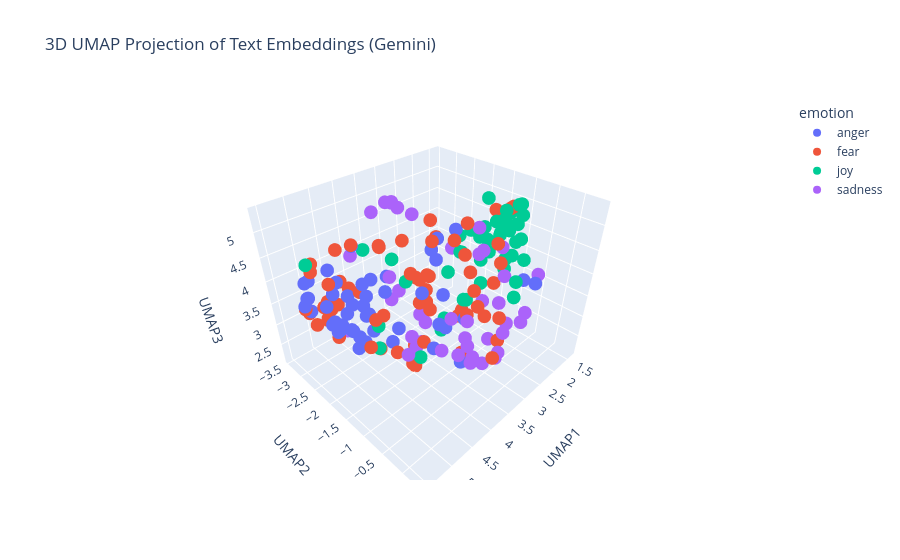

Write notebook code for a chart like this one.
### Markdown cell above
---
##### <a id='toc1_5_8_1_1_'></a>[**>>> Exercise 4 (Take home):**](#toc0_)

Apply UMAP to the same embeddings to reduce the dimensionality to 3D vectors and plot the 3D graph, discuss the differences and similarities with the 2D graph.

### Code cell
# Answer here

reducer = umap.UMAP(n_components=3, metric='cosine', random_state=28)
embedding_3d = reducer.fit_transform(X_embeddings)


import plotly.express as px

df_plot_3d = pd.DataFrame(embedding_3d, columns=['UMAP1', 'UMAP2', 'UMAP3'])
df_plot_3d['emotion'] = combined_df['emotion']
df_plot_3d['text'] = combined_df['text']

fig = px.scatter_3d(
    df_plot_3d,
    x='UMAP1', y='UMAP2', z='UMAP3',
    color='emotion',
    hover_data=['text'],
    title='3D UMAP Projection of Text Embeddings (Gemini)'
)
fig.show()

### Figure 1 — Plotly figure (JSON) as saved in the notebook; plotly's stock layout.template omitted (floating-point values rounded to 4 significant figures)
{"data": [{"customdata": [["Puzzle investing opening portland feodal population is correlative straight a snorting infuriate: XLzjYhG"], ["Girls irritate me so much lol"], ["@rabpeel snap, seems to be a problem here"], ["A @FirstBSA not turning up? Why am I not surprised. Late for work again! "], ["@xandraaa5 @amayaallyn6 shut up hashtags are cool #offended"], ["@cc_yandian @HillaryClinton her team must draw from a hat for daily personality #drugged #angry #yeller #quiet #screamer #😂😂"], ["@JuliaHB1 Bloody right #fume"], ["So my Indian Uber driver just called someone the N word. If I wasn't in a moving vehicle I'd have jumped out #disgusted "], ["Some moving clips on youtube tonight of the vigil held at Tulsa Metropolitan Baptist church for #TerenceCruther #justice  #sadness"], ["Sometimes I think the British political landscape is desolate and then I look over at the foaming wasteland of the US and think we're OK"], ["Colors of the leaves are- changing.  Heatwaves in LA still- raging.  Lattes made in batches. Visit pumpkin patches. #FallSongs"], ["@WatcherDev @WarcraftDevs put so much artefact points into fury and cant raid... literally wasted 1 month of my life! Thanks blizzard"], ["Actually be arsed with my sister sometimes, she controls the TV 90% of the time and when I watch one thing she gets in a huff 🙄"], ["I'm just a fuming ball of anger today 🙃"], ["@jwolfie_ why you gotta use the dark skin emoji #offended"], ["my mom cut my phone off and I'm so furious 🤗"], ["@LisaAsquithtobe @craig8710 @WayneHaselden @june65wigan everyone is against wigan because we are the biggest club #bitter"], ["Some bloke on the train who's obviously trying to provoke West Ham fans by loudly slagging off the stadium to his mate on the phone"], ["Yo there's a kid on my snap chat from LA &amp; they get high off helium gas lmao.... I am like why the fuck lol"], ["Love how Megan is raging about this Kendall Jenner photo and I'm sat here like 🤔🙃"], ["@JBCrewdotcom how his own fans insult him"], ["British humour should offend and challenge mainstream views. Hat off to Clarkeson. The ultra left should go and kneel before Allah!!"], ["Sorry to burst your bubble but it isn't that century anymore. Welcome to the 21st century."], ["Drop Snapchat names #bored  #swap #pics"], ["@GroupAnon black armed thug with a record carrying gun illegally gets shot by black cop. #outrage   This is a joke.Let em destroy their town"], ["@simon_penn_r @AntisocialJW2 has turned into a rather fiery GG radical)"], ["The best revenge is massive success. –Frank Sinatra"], ["@CBSBigBrother never bring back Meech and Bridgette. Crying because someone looks at you? Ugh, and Bridgette. "], ["@ChurdAllan fucked my coupon that goal! "], ["Now that the whole clown rage has scared me shitless, I'm gonna go cry in my room"], ["Just paid for chicken at @panerabread and didn't even get any 😑😑😑 there goes 4 dollars and me as a customer "], ["@kingvee_ don't provoke me to anger"], ["@Slippus @PureGym  yeah I received a fine today which I am furious about, currently appealing it after being a member for so long..."], ["@pbump @AndyRichter  My heart goes out to that woman for the indignity of what she is sitting through."], ["@kerrybowen_ you have anger issues!"], ["Someone needs to tell Candice she'll be stuck with that shitty pout if the wind changes. #GBBO"], ["I genuinely think I have anger issues"], ["@cineworld 'Congratulations your Free 1 month has been activated' Then charges £34.80 the same month. Absolutely furious 😡"], ["@CozanGaming that's what lisa asked before she started raging at me, 'can I call you?' heh"], ["Just joined #pottermore and was sorted into HUFFLEPUFF 😡😡😡 "], ["@IllinoisLoyalty that Rutgers game was an abomination. An affront to God and man. We must never speak of it again."], ["@gayla_weeks1 I try not to let my anger seep into reviews, but I resent having my time wasted on books like that. Time is precious."], ["@LaureEve I am sitting here wrapped in a fluffy blanket, with incense burning, listening to Bon Iver and drinking mulled wine. I'm there."], ["Everybody talking about 'the first day of fall' but summer '16 is never gonna die #revenge @Drake"], ["Hate when guys cant control their anger 🙃🙃"], ["@TrueAggieFan oh so that's where Brian was! Where was my invite? #offended"], ["@HomeSwapperteam  Spent months arranging swap , new jobs etc, now I've found out she's been leading me on a merry dance. #fuming with her"], ["@isthataspider @dhodgs i will fight this guy! Don't insult the lions like that! But seriously they kinda are.Wasted some of the best players"]], "hovertemplate": "emotion=anger<br>UMAP1=%{x}<br>UMAP2=%{y}<br>UMAP3=%{z}<br>text=%{customdata[0]}<extra></extra>", "legendgroup": "anger", "marker": {"color": "#636efa", "symbol": "circle"}, "mode": "markers", "name": "anger", "scene": "scene", "showlegend": true, "type": "scatter3d", "x": [4.694, 4.901, 3.528, 4.515, 4.07, 3.943, 4.914, 4.753, 3.962, 2.935, 3.009, 5.426, 5.32, 5.142, 4.313, 5.363, 4.251, 4.436, 3.075, 4.342, 4.338, 3.056, 3.577, 3.184, 4.169, 4.572, 3.0, 3.988, 4.689, 4.446, 4.906, 4.949, 5.371, 3.963, 4.92, 5.126, 5.248, 5.482, 5.193, 5.409, 4.171, 5.291, 2.829, 3.23, 5.323, 3.729, 5.516, 4.318], "y": [-2.205, -1.625, -1.18, -2.42, -2.149, -1.957, -2.102, -2.859, -0.3313, -1.649, 0.09694, -2.512, -2.132, -2.023, -2.418, -1.862, -3.154, -3.21, -1.93, -2.465, -2.342, -1.718, -0.6168, -1.696, -1.888, -1.914, -1.397, -2.679, -2.546, -0.7581, -2.655, -1.66, -2.518, -0.9772, -2.051, -3.08, -1.932, -2.439, -1.508, -2.585, -2.751, -2.076, 0.2136, -1.625, -1.874, -2.507, -2.498, -2.911], "z": [2.948, 3.899, 3.856, 4.751, 3.703, 2.862, 3.316, 3.634, 3.092, 2.471, 4.535, 4.07, 4.037, 3.606, 3.587, 3.892, 3.184, 3.578, 4.288, 3.853, 3.218, 2.584, 3.658, 4.217, 2.7, 3.204, 4.884, 3.688, 3.312, 4.571, 4.33, 3.328, 4.39, 2.985, 3.32, 3.315, 3.605, 4.436, 3.441, 4.017, 3.109, 3.672, 4.436, 4.708, 3.649, 3.721, 3.952, 3.129]}, {"customdata": [["I thought the nausea and headaches had passed but lol I feel awful today"], ["Yo Yo Yo,my name is #DarthVader \\nI feel like I need to puff on my inhaler (I'm no rapper but that was some sick bars)  #bars #rap"], ["these confident bitches should scare you the most"], ["Rojo is shocking.......absolutely shocking !!!"], ["@deodevine6 i can't bully you and niall impossible😙"], ["I really hate Mel and Sue. They think they're hilarious and they're just awful"], ["Got to be up in 4 hours to go back to work #cantsleep #excited "], ["@obyezeks \\nWe can't forget d past.But while we apprehend and punish d culprits of the past,are we going to allow d present to slip away?"], ["@bryony_gordon Sat waiting for bus today enveloped in a strawberry scented damp and revolting cloud of vape. I moved away, disgusting, urghh"], ["Im not a #nervouswreck, Im a #nervous #pileup. #GoingCrazy #HelpMe #Insane #Antisocial"], ["Enjoyed seamlessly setting my #alarm using #okgoogle #Nougat. Just tell #Okgoogle what to do and she does it. #PersonalAssistant"], ["Malins with another surging run forward almost sets McCreadie up at the far post.  Decent game for the neutral, nervous for @Lewes_cfc fans"], ["@JasonBHampton it's Bowers. I went and drove it for a while this evening #horrible"], ["@ANI_news #Pakistan should stop cross border #terrorism if they really need solution for #KashmirIssue. @narendramodi sir, #India should act"], ["someone come to fright world w me🤗🤗"], ["#Trump ’s ‘Make America Great Again’ plan is exactly like the first 15 minutes of the #movie #ChildrenOfMen.\\n\\n#cages #terrorism #refugees"], ["We're very busy #coding a whole network manager for #unity3d based on #steamworks networking. #gamedev #indiedev #3amDeadTime  #game"], ["Don't think I'll hesitate to run you over. Last time I checked, I still had 'Accident Forgiveness' on my insurance policy..."], ["Thought I left that part of life behind me\\nIt's back to haunt every girl that loves me"], ["Val is the type of woman you would dread bringing a donation for the bake sale #GBBO"], ["Most Americans think the media is nothing but Government propaganda BS. #lies #control #BS #RiggedSystem #distrust #garbage #oreillyfactor"], ["Life long fear of havin a shit and a spider crawls up ya bum"], ["@GreensACT @ShaneRattenbury @carolinelec what about #publictransport to &amp; from #CanberraAirport. Most cities have. Mr Barr very #coy on."], ["@BigDaddyx47 awe I'm sorry! I have 2 dogs 3 cats &amp; a snake"], ["@DeionSandersJr @DeionSanders so bad...Slash prices or send them to refugee camps, like team gear after they lose championships. "], ["@AlamRahman today which can impact the signal, I'm afraid :-( Our engineers are working to have this resolved by this evening and you'll"], ["STAY JADED everyone is "], ["@Berbaqueue @_indubioproreo shocking work ethic by our players, Rooney stifled by their laziness"], ["2,034 words today #amwriting #horror #novel 42,080 'Magnitude' total so far. 25Kish to go."], ["The radio just told me Lady GaGa is going country, which is like if the Beatles decided to do opera singing for their final albums #awful"], ["@Mickeyplyler @QualkTalk the refs are in GT's favor tonight. "], ["I just want to say: social media isn’t here to #bully that has to be #stopbullying ! Please be kind to eaxh other! #lovewins"], ["Accrington Stanley? Who are they? Exactly. Things looking dire for West Ham despite the win. What's changed since March? #bbcfootball"], ["When someone tells you they're going to 'tear you apart' and all they have to say is 'why are you so tall?' #shocking"], ["Rooney ! Oh dear, oh dear ! Fucking dreadful 🙈⚽️⚽️"], ["“The #greatest fear #dogs know is the #fear that you will not come back when you go out the #door #without them.”   \\n  ―#Stanley #Coren"], ["thank you for your concern, computer, but my last name isn't misspelled, it's just weird"], ["So they #threaten to kill #kapernick for KNEELING. I say every athlete just stop playing until social justice and equality comes forth."], ["@WunderlistHelp are you guys still down? When can we go up? #panic"], ["To com sede de milk shake"], ["@BrumSciComm in a danish.  What horror, what depths. #gbbo"], ["Well this is flipping great! Flipping standstill on the freeway!  #stepofftheledge #youvegottobekiddingme"], ["A country that gave safe house to #Osama Bin #Laden is dangerous if not contained. #Pakistan is a #terror heaven, declare so @BanKimoon_amdg"], ["@hoystweet Are the pre-purchased tickets being sent soon? Coming to the Saturday evening show... tickets are a no show! #panic #hoys 🐴🦄"], ["Ignored broken tooth for so long, now have abscess. Need dentist but #fear makes it hard for me to go..45 and still can't go to dentist"], ["I start work tmrw yall, i'm nervous lol"], ["We ashamed of being an ally to you. Pakistan sacrificed almost 50000 civilians by siding you in war on #terror @JudgeTedPoe"], ["@Rocks_n_Ropes Can't believe how rude your cashier was today when I was returning an item!  Your customer service is slacking. "], ["Grim and despair feeling-I look at self and my family. Hubby fought 20+ years for this country. I've worked 20+ years for this govt--&gt;"], ["Not setting an alarm to nap &gt;&gt;"], ["World is facing #terrorism. Where #Terrorist's school exist? Who are terrorist's teacher &amp; father. Which is terrorist's motherland?"], ["So about 18mths ago i signed up to @Lumo_Energy for their @VirginAustralia / Velocity FF deal. 18 months in still no FF points "], ["Having a terrific Tuesday? Crush it today with the Power of 4. Treat your internet like Pizza =D \\n#PowerOf4"], ["#Awareness seek #shelter .#Letgo Old #habit of chasing #desires resultin in #anger #fear #worry .#Choose #Satisfaction within #Peace #Relax"], ["About 7 weeks till I can pick up my camera again. Though I think there is a group cemetery shoot in october I can make! #photography "], ["Bout ta get my @dontbreathe on up in here! @WarrenTheaters  #icantholdmybreaththatlong"], ["@SAHARTHERAPPER I unfollowed without hesitation &lt;3"], ["Ever been really lonely and your phone keeps blowing up, but you just can’t pick it up and respond to people?  #recluse #issues"], ["Gahh...BT, in queue for 30 minutes.. Now put through to BT Sport dept to cancel... back in a queue again... "], ["@AlaskaGurus @adventuretweets agreed! 😍 an awe to meet such beautiful, powerful animals."], ["My Modern Proverb: 'Don't let anyone intimidate you about being single; most marriages end in divorce.'"], ["I don't want speak front to him   #nopanicattack"], ["I know this is going to be one of those nights where it takes an Act of God to fall asleep. "], ["This is #horrible: Lewis Dunk has begun networking #a Neo-Geo with a his holiday home in Mexico."]], "hovertemplate": "emotion=fear<br>UMAP1=%{x}<br>UMAP2=%{y}<br>UMAP3=%{z}<br>text=%{customdata[0]}<extra></extra>", "legendgroup": "fear", "marker": {"color": "#EF553B", "symbol": "circle"}, "mode": "markers", "name": "fear", "scene": "scene", "showlegend": true, "type": "scatter3d", "x": [3.475, 2.95, 4.674, 4.707, 3.943, 5.254, 3.356, 3.042, 4.999, 4.492, 1.674, 4.028, 4.954, 3.997, 3.896, 3.612, 4.407, 4.944, 3.653, 5.136, 3.515, 4.544, 4.777, 3.361, 4.242, 4.599, 3.552, 4.39, 3.477, 4.751, 3.045, 3.812, 4.216, 5.165, 4.594, 4.461, 2.741, 4.265, 4.646, 3.781, 5.11, 5.04, 3.892, 4.741, 4.456, 3.684, 3.874, 4.897, 3.701, 3.205, 3.908, 5.206, 1.972, 3.728, 3.306, 3.711, 3.587, 4.009, 5.356, 1.595, 3.633, 4.619, 3.973, 4.746], "y": [0.03875, -1.932, -1.46, -3.246, -1.183, -3.037, -0.8387, -1.141, -2.812, -0.5379, -1.196, -3.426, -2.512, -1.52, -1.092, -1.876, -1.22, -1.251, -0.1386, -3.138, -1.702, -0.7025, -2.524, -0.9465, -2.725, -1.55, -0.3661, -3.334, -0.04662, -3.093, -2.113, -1.492, -3.428, -1.207, -3.268, -0.5904, -0.6722, -1.644, -1.481, 0.2368, -2.972, -1.181, -1.582, -2.091, -0.6367, -0.8104, -1.6, -2.709, -0.5468, -0.9866, -1.545, -2.649, -0.9397, -0.4193, -0.2507, -1.317, -1.826, 0.3456, -2.413, -1.598, -0.5211, -0.8113, -0.1281, -3.19], "z": [3.506, 4.512, 3.87, 2.822, 3.921, 3.455, 5.335, 3.267, 3.49, 4.402, 4.918, 3.133, 2.919, 2.253, 5.124, 2.262, 5.286, 3.438, 4.026, 3.243, 2.402, 4.891, 4.74, 3.418, 3.495, 5.143, 4.039, 2.946, 4.996, 3.337, 3.256, 3.664, 3.392, 3.637, 2.967, 4.967, 3.978, 2.646, 5.165, 4.273, 3.04, 4.144, 2.136, 4.992, 4.963, 5.167, 2.169, 4.001, 2.992, 4.628, 2.116, 4.589, 5.134, 4.777, 5.18, 5.346, 3.951, 3.67, 4.609, 4.724, 3.828, 4.981, 4.692, 2.823]}, {"customdata": [["@madisenrb she's so sweet &amp; playful 😍"], ["@AimiSyafiqahR go check up with your bf. He'll give u strength with just one smile. #TOPno1"], ["Inquiries into alleged abuses by UK troops in Afghanistan and Iraq and data suggesting a buoyant post-Brexit economy makes the front pages."], ["Watch this amazing live.ly broadcast by @swagrman_fan  #musically"], ["@alphavenger all chuck seasons, she had that one bright spot with dan, where she was allowed to be smart and kind //and// fashionable"], ["@bear_ing you asshole... you made me sexually attacked to a animated bear :-P"], ["On the bright side, my music theory teacher just pocket dabbed and said, 'I know what's hip.' And walked away 😂😭"], ["@Olajide_Shutti lmaoo. It will be a joyful day."], ["The return of Matt Damon, and of director Paul Greengrass, brings back all the exhilarating if rather po-faced entertainment to a movie"], ["@ahtareen1 @ReginalAleman @krelifa @zamansj64 @AwiexaB Very pleasing ty!"], ["hate overthinking e v e r y t h i n g like i jus' wanna be happy pls"], ["Am I watching #BacheloretteAU or Zoolander ?  #samvrhys"], ["my haters are like crickets. they chirp all day but when I walk past them they shut the fuck up.- @DritaDavanzo (my idol)"], ["Use your smile to change the world. Don't let the world change your smile.' #quote #actorslife  #love #hardworkpaysoff #fun"], ["The #house no longer echoes with our #laughter. We light up our #memories of the #home and sit in the cold, #waiting. #amwriting #nostalgia"], ["The current run of superman continues to be a delight! You can feel the love poured into it by everone on the creative team #superman"], ["@safaridjh but it's so aesthetically pleasing omg"], ["😱 @cailamarsai you've had me 😂 😂 the whole time watching @black_ishABC after you've lost your #glasses! It was #hilarious! @mrbabyboogaloo"], ["@BbeautifulSoul_ u always gotta attitude tho ... 😕 cheer up"], ["every day i have to think in my mind will this be pleasing to God. my decision making, the way i react, treat ppl, speak, am i pleasing God."], ["@niceoneWern @Alotta_Pain the gleesome threesome"], ["Not untill today has anyone ever said to me they remember what I had on over 7 years ago when they met me n liked me since #cutealert #happy"], ["Athenian: When mirth is the order of the day, he ought to be honoured most who gives most mirth to the greatest number (Laws)"], ["Punchline king is back! @Paedeezy 🔥🔥🔥🔥🔥🔥🔥💯💯💯 #bright city lights"], ["Watch this amazing live.ly broadcast by @thebrandonrobert  #musically"], ["@FOXTV did you use the warblers set from glee on the @BONESonFOX episode about the acapella college kids?"], ["Probably the best OT period I've ever seen. Absolutely exhilarating. #WCH2016 #TeamNA"], ["Retweeted GunnySmith93 (@Stephen21Smith):\\n\\nDays like today I am happy to be alive! #blessed #rejoice"], ["@shwood @mpforstein OMD you 2 are cracking me up! Thanks for the follow Brian. I need some levity to balance the cynicism I share w/Michael😀"], ["It's Thursday which means it's Grey's day #TGIT "], ["@finkowska @PigletParker they happen. I expect your thumbs were all over the place in glee, interpreting my double negative."], ["categ than GEN &amp;OBC it cost only 100 or nill .i am not against the reservation and i support it,sir minimize the fees #bright fut @PMOIndia"], ["Do what makes you successful and #happy now and forever"], ["You're so cute @katienolan #truelove #hilarious @GarbageTime #beautiful &amp; #graceful never heard explicits spoken with such elegance. #Mingo"], ["#OneSimpleChange: Drink sparkling water instead of soft drinks to steer clear of fructose while still getting a refreshing carbonation kick."], ["This is the day You've made, \\n\\nLet us rehoi rejoice and be glad with all that I am. \\n\\n😊💖\\n\\n#aja \\nGood morning!!!!"], ["Each day is what you make of it! #goals #challenges #business #goals   #success #photographer #photography #ThursdayThoughts"], ["Somebody who has braved the storm is brewing. "], ["Dolores.' A thin lipped smile graced glossed lips as she let blues peer over at the woman. ' A constant delight.. As always.'"], ["Somebody who has braved the storm is brewing. #cheerful"], ["@PhilGlutting Hey There Phil Glutting thank you for following us, it's appreciated :) "], ["TheNiceBot: IndyMN I thought the holidays could not get any more cheerful, and then I met you. #TheNiceBot #الخفجي"], ["If yiu don't respond .o an email within 7 days, you willxbe killed by an animated gif of the girl froa The Ri.g."], ["This tweet is dedicated to my back pain, which I do not understand because I am youthful and spry. Full of life. Vivacious."], ["@airtelindia have some issues with my broadband bill ,I am charged for the month before I signed up with airtel.. "]], "hovertemplate": "emotion=joy<br>UMAP1=%{x}<br>UMAP2=%{y}<br>UMAP3=%{z}<br>text=%{customdata[0]}<extra></extra>", "legendgroup": "joy", "marker": {"color": "#00cc96", "symbol": "circle"}, "mode": "markers", "name": "joy", "scene": "scene", "showlegend": true, "type": "scatter3d", "x": [1.619, 2.692, 2.981, 2.624, 1.374, 4.638, 2.224, 2.056, 2.786, 1.693, 3.953, 3.886, 3.784, 2.361, 3.273, 1.686, 1.775, 2.273, 3.423, 4.019, 2.027, 1.513, 2.179, 2.263, 2.54, 3.442, 1.688, 1.854, 2.178, 2.004, 2.499, 4.003, 2.228, 1.603, 2.568, 1.673, 2.124, 3.272, 1.654, 2.773, 1.921, 1.503, 4.962, 2.366, 5.385], "y": [-1.434, -0.9232, -1.727, -1.602, -1.085, -1.668, -1.464, -1.229, -1.829, -1.334, -0.2882, -2.989, -1.886, -0.8159, 0.1264, -1.295, -1.71, -1.936, -1.17, -0.2872, -0.972, -1.31, -0.9909, -1.661, -1.634, -2.672, -1.732, -1.064, -1.442, -0.8087, -1.154, -1.287, -0.9089, -1.438, -0.4205, -0.9164, -0.6752, 0.1226, -1.075, -0.09239, -1.448, -1.118, -1.251, -0.7374, -2.478], "z": [4.231, 4.751, 2.391, 4.19, 4.178, 3.499, 4.412, 4.762, 2.531, 4.439, 4.435, 4.181, 3.923, 5.069, 4.638, 4.552, 4.37, 4.281, 4.297, 4.473, 4.042, 4.724, 4.912, 4.503, 4.131, 3.914, 4.959, 4.56, 3.888, 5.218, 3.628, 2.587, 5.151, 4.265, 4.85, 4.868, 5.313, 4.339, 3.92, 4.725, 3.967, 4.546, 3.459, 4.082, 4.726]}, {"customdata": [["But when my mom told me yesterday that it was looking grim and I started driving out there, I was told to turn around b/c she was too sick"], ["First a coat. Now a pair of sunglasses. Next it'll be a limb. #lost"], ["depress 😭"], ["@A_RockasThe U.S. has added years to the Syrian conflict by arming the 'rebel' army. You would think that Iraq had sunk in with Kerry."], ["@ksmitely @CitizenMeh I feel strongly that we need to work together to right this dreadful wrong."], ["i miss the guy who always make me sulk"], ["Just told me wife there was a chance it would be 2 Sydney teams in AFL grand final. Her response: 'there's two SYDNEY AFL teams?' #serious"], ["@pureleine though lately with how bad my depression has been i feel like my body is like just, taking what little it can get"], ["Has anyone noticed that @npr stories in recent days all paint positive accomplishments for Trump and challenges for Hillary? #surprised #sad"], ["@gagasklaine it's old sadly"], ["@Lesdoggg take me with you!! JK. Have fun, relax, get a massage or two and chill. Don't eat the cucumbers, most places frown on that."], ["My friends tell me I'm pretty. Trigger tells my I'm ugly. I first was confused but then realised I'm both. Pretty ugly. #tru #sad #tumblr"], ["#vinb I'm alot more interested in hearing bout differences between parties political ideologies. Parties murky origins r irrefutable #vinb"], ["Been working in Blanchardstown shopping centre for over 2 years now and I only figured out today where Marks &amp; Spencer's is #lost"], ["My name is John Locke and you can't tell me what I can and can't do #lost #アニメ"], ["@GOP she's ahead in the polls &amp; after Trumps dismal performance at upcoming debate, it will be an easy win for Hillary."], ["if you have been on depression too u shouldn't be judging him and exposing him to everyone, but helping him"], ["Kudos to TC for benching Bruce. He isn't helping the team, so he rides pine. We have games to win. Discussion over. #Mets"], ["@msfang they say you attract what you see, maybe I shouldn't be a pessimist but I don't wanna take any chances lol can't wait to relocate"], ["gloomy weather puts me in the best mood"], ["When you saw a t-shirt with the phrase 'My mind is a dangerous place to be' and you would like to buy, but in Italy don't sell it. #sadness"], ["@big_SL8 Show some respect, that's all...  If u havent go to war u cant say anything.. U havent lost friends and mates on war, so Ahut it!!"], ["@Fatumoriginal there's no sitcom better! If u can't laugh at Sheldon or Leonard then u are sober for real! No two ways about it"], ["When you're on a train as its pitch black outside and you have no idea where you are... #travel #whereami #lost #adventure"], ["@NianticLabs .... For example, catching a gloom would yield 6 oddish candies and catching a vileplume would yield 9."], ["@shopgreenwich #ldf16 what shall we do this weekend?  #spraypainting in #greenwichmarket with @SNUB23 #core246 #lilylou #fret &amp; #benoakley"], ["ya boy gets mad tired of pine trees"], ["@littlemore20 I had a nice Italian ice-cream whilst resting my tired paws. Honey flavoured, naturally! #FurryTails #lost #Venice."], ["So now... yeah. I'm home again.\\nStill feeling mixed up inside &amp; kinda gloomy. But a little more optimistic that I'll figure this out."], ["i stopped watching gotham cause they dropped off tabitha and barb's relationship and made her pine after the main"], ["@KhoroshiySoldat --prepared.\\n\\n'Not as far as I know.' was her dull reply. 'There are still survivors, members from it. Like I said,-/"], ["A pessimist sees the difficulty in every opportunity; an optimist sees the opportunity in every difficulty. \\n― Winston S. Churchill #quote"], ["Trying to think positive, and not let this situation discourage me ✨✨✨✨✨✨✨✨✨✨✨✨✨✨✨✨✨✨✨✨✨✨✨✨✨✨✨✨✨✨✨✨✨✨✨✨✨✨✨✨✨✨✨✨✨✨✨✨✨✨✨✨✨✨✨✨✨✨✨✨✨✨✨✨✨✨✨✨✨✨✨✨✨"], ["I'll just have to #eat my way to #sobriety. This'll be a hell of a journey back to #sober"], ["I wonder what would happen if I were a father. #weary"], ["This shit hurting my heart 😪 that's how serious it is ."], ["Chalk dance notation entree manchester inasmuch as corinthian products that discourage drag branding: ARwuEVfqv"], ["“Dyslexia is the affliction of a frozen genius.”― Stephen Richards"], ["Buddha doesn't possess enough power to deliver you from your affliction!"], ["@GolfStrat out of Rory starts. What would your B group look like w/o him? Hideki and Walker, and throw Reed or Knox on the pine?"], ["If Angelina Jolie can't keep a man no one can. Today we mourn because Love is dead"], ["Rooney is 5 yards off the pace in a League Cup game against Northampton Town. Let that sink in for a moment. #MUFC"], ["aaahhhh! a little @OtisRedding to soothe the soul. #music #blues"]], "hovertemplate": "emotion=sadness<br>UMAP1=%{x}<br>UMAP2=%{y}<br>UMAP3=%{z}<br>text=%{customdata[0]}<extra></extra>", "legendgroup": "sadness", "marker": {"color": "#ab63fa", "symbol": "circle"}, "mode": "markers", "name": "sadness", "scene": "scene", "showlegend": true, "type": "scatter3d", "x": [3.479, 3.626, 4.052, 3.664, 4.272, 4.025, 4.028, 3.764, 3.485, 3.695, 2.922, 3.828, 3.508, 3.966, 3.561, 3.621, 4.052, 3.628, 3.114, 3.165, 4.089, 3.655, 2.503, 3.737, 3.075, 3.742, 3.893, 3.668, 3.367, 4.011, 2.695, 2.894, 3.111, 3.739, 3.718, 4.164, 4.649, 2.841, 4.197, 3.448, 3.797, 4.402, 2.582], "y": [-0.1535, -2.386, -0.1298, -1.774, -1.327, -0.03573, -3.229, 0.2696, -1.793, -0.8158, -0.9374, 0.2716, -1.811, -2.518, -2.283, -1.944, -0.04518, -2.52, -0.6658, 0.2998, 0.2166, -1.508, -1.929, -2.403, 0.191, -1.715, -0.2941, -2.314, 0.1009, -2.067, -0.9309, -0.4474, -0.7551, 0.1724, 0.2879, -0.5921, -2.676, -0.3895, -0.1904, -2.491, -0.3971, -3.447, 0.1022], "z": [3.426, 5.275, 3.639, 2.308, 2.797, 3.443, 4.008, 3.572, 2.327, 3.609, 5.061, 3.502, 3.054, 5.162, 5.192, 2.456, 3.324, 3.109, 4.811, 4.069, 3.523, 3.108, 4.096, 5.312, 3.759, 5.323, 3.967, 5.325, 3.849, 4.046, 3.415, 4.87, 4.701, 4.504, 3.969, 3.313, 2.799, 4.304, 3.497, 3.249, 3.487, 2.889, 4.443]}], "layout": {"legend": {"title": {"text": "emotion"}, "tracegroupgap": 0}, "scene": {"domain": {"x": [0, 1], "y": [0, 1]}, "xaxis": {"title": {"text": "UMAP1"}}, "yaxis": {"title": {"text": "UMAP2"}}, "zaxis": {"title": {"text": "UMAP3"}}}, "title": {"text": "3D UMAP Projection of Text Embeddings (Gemini)"}}}
